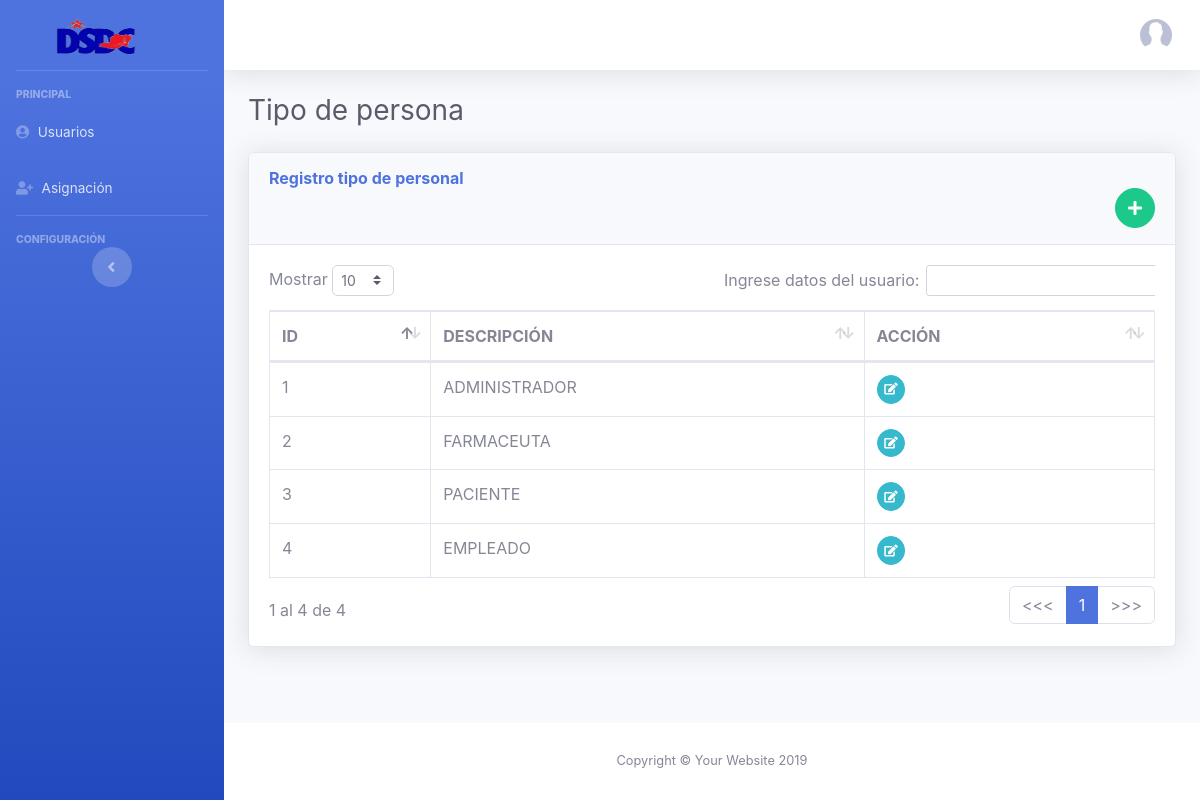
Screenshot of /dashboard/tpersona.php with the database file from the repository.
### tables this page shows
CREATE TABLE `tipo_persona` (
  `idtipopersona` int(11) NOT NULL,
  `descripcion` varchar(255) NOT NULL
);

### mysqli/conexion.php (called while the page is built, shortened)
<?php
class Conexion
{
    private function conectar() {
        $host1 = '127.0.0.1';
        $dbname1 = 'dbasigacion';
        $user1 = 'root';
        $passwd1 = '';
	    $mysqli=new mysqli($host1,$user1,$passwd1,$dbname1);
		if ($mysqli->connect_error):
		  	echo "Error al conectarse con My SQL debido al error".$mysqli->connect_error;
		else:
			return $mysqli;
		endif;
    }
	function fullselect($sql)
	{
		$con = self::conectar();
		mysqli_set_charset($con, "utf8");
		$resultado = $con->query($sql);
		return $resultado;
	}
}
?>

### dashboard/tpersona.php (the view, shortened to what this page needs)
<?php
require_once "../mysqli/conexion.php";
$conecta = new Conexion();
?>
<!DOCTYPE html>
<html lang="en">
<?php include 'head.php';  ?>
<body id="page-top">
  <div id="wrapper">
    <?php include 'menu.php';  ?>
    <div id="content-wrapper" class="d-flex flex-column">
      <div id="content">
        <?php include 'menu_horizotal.php'; ?>
        <div class="container-fluid">
          <h1 class="h3 mb-2 text-gray-800">Tipo de persona</h1>
          <div class="card shadow mb-4">
            <div class="card-header py-3">
              <h6 class="m-0 font-weight-bold text-primary">Registro tipo de personal</h6>
              <a href="#" class="btn btn-success btn-circle float-right" data-toggle="modal" data-target="#tpersona">
                <i class="fas fa-plus"></i>
              </a>
            </div>
            <div class="card-body">
              <div class="table-responsive">
                <table class="table table-bordered" id="dttper" width="100%" cellspacing="0">
                  <thead>
                    <tr>
                      <th>ID</th>
                      <th>DESCRIPCIÓN</th>
                      <th>ACCIÓN</th>
                    </tr>
                  </thead>
                  <tbody>
                    <?php
                     $tbt =  $conecta->fullselect("SELECT * FROM tipo_persona ");
                    $row = $tbt->num_rows;
                    for ($j=1; $j <= $row; $j++)
                    {
                      $tbt->data_seek($row);
                      $fact = $tbt->fetch_assoc();
                      $id = $fact['idtipopersona'];
                      $des = $fact['descripcion'];
                     ?>
                      <tr>
                        <td><?php echo $id; ?></td>
                        <td><?php echo $des; ?></td>
                        <td class="td-actions text-left">
                          <a href="#" class="btn btn-info btn-circle btn-sm" title='editar' alt='editar' onclick="ver_tpersona(<?php echo $id; ?>)">
                            <i class="fas fa-edit"></i>
                          </a>
                        </td>
                      </tr>
                  <?php } ?>
                  </tbody>
                </table>
              </div>
            </div>
          </div>
        </div>
      </div>
      <footer class="sticky-footer bg-white">
        <div class="container my-auto">
          <div class="copyright text-center my-auto">
            <span>Copyright &copy; Your Website 2019</span>
          </div>
        </div>
      </footer>
    </div>
  </div>
</body>
</html>

### rows the page displays
tipo_persona: idtipopersona "1", descripcion "ADMINISTRADOR"
tipo_persona: idtipopersona "2", descripcion "FARMACEUTA"
tipo_persona: idtipopersona "3", descripcion "PACIENTE"
tipo_persona: idtipopersona "4", descripcion "EMPLEADO"
